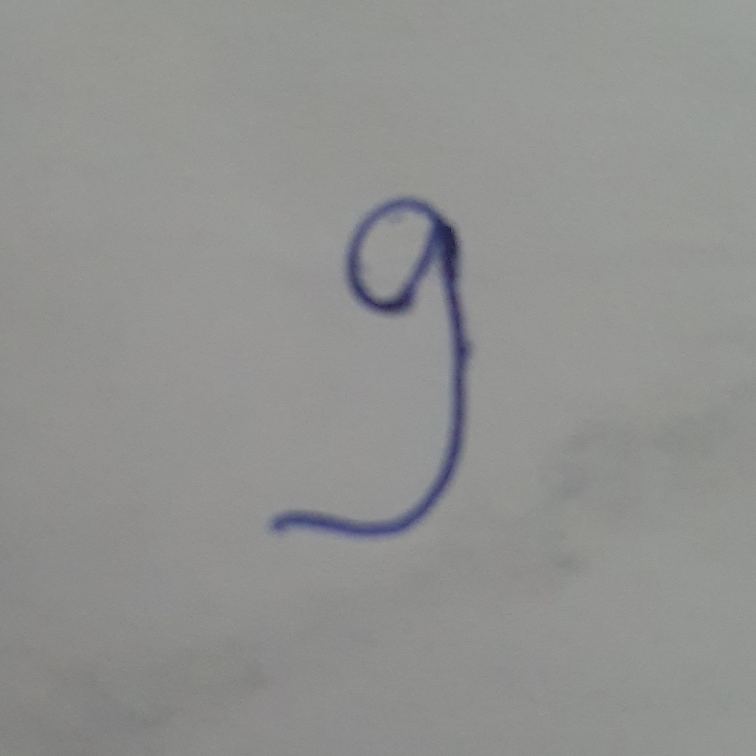
#> input picture Chapter 03/Computer Vision/day2/9.jpg, 3024 x 3024 px (shown at 1/4 size)
$ jupyter execute --allow-errors dig_class.ipynb
#> lines starting #> are read from the running program, lines starting #| are printed output that depends on the picture; after the words box and inside, x2 and y2 are one past the last pixel; in counts of white or black regions, pixels touching at a corner belong together
[cell 1]
#Importing needed packages
import pandas as pd
import numpy as np
import matplotlib.pyplot as plt
import torch
import torch.nn as nn
import torch.nn.functional as F
from torchvision import datasets, transforms
from torch.utils.data import DataLoader
import torch.optim as optim
import time

torch.manual_seed(0)
#> (this line was passed over: torch is not available in this run)

[cell 2]
class Network(nn.Module):
    def __init__(self):
        super(Network, self).__init__()
        self.conv1=nn.Conv2d(1, 32, 5, padding=1, stride=2)
        self.pool=nn.MaxPool2d(2,2)

        self.conv2=nn.Conv2d(32, 16, 5)
        self.fc1=nn.Linear(16*1*1, 128)
        self.fc2=nn.Linear(128, 64)
        self.fc3=nn.Linear(64,10)

    def forward(self, x):
        #print(x.shape)
        x=self.pool(F.relu(self.conv1(x)))
        x=self.pool(F.relu(self.conv2(x)))
        #print(x.shape)
        x=x.view(x.shape[0], -1)
        x=F.relu(self.fc1(x))
        x=F.relu(self.fc2(x))
        x=self.fc3(x)
        #x=F.softmax(x, dim=1)
        return x

#> (the rest of this cell did not finish here and is left out)

#> (a cell that did not finish here is left out)

#> (a cell that did not finish here is left out)

[cell 5]
import cv2
import matplotlib.pyplot as plt
img=cv2.imread('9.jpg')
#> img is the input picture: shape (3024, 3024, 3); mean B, G, R 144.3, 145.8, 145.3
rgb_img=img.copy()
rgb_img=cv2.cvtColor(rgb_img, cv2.COLOR_BGR2RGB)
gray_img=rgb_img.copy()
gray_img=cv2.cvtColor(gray_img,cv2.COLOR_RGB2GRAY)
retval, threshold = cv2.threshold(gray_img, 0,255, cv2.THRESH_BINARY_INV+cv2.THRESH_OTSU)
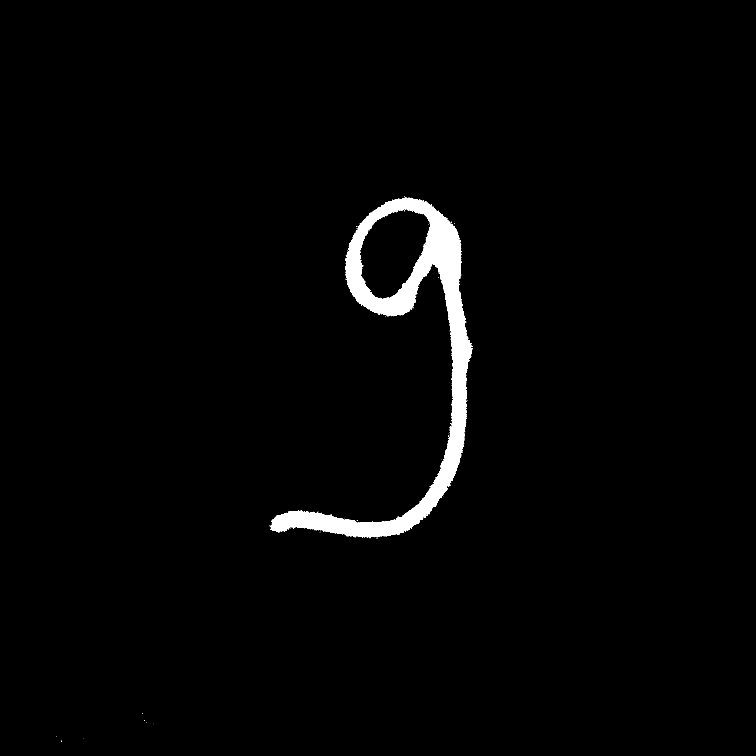
#> threshold: shape (3024, 3024) (shown at 1/4 size); 1.9% white; 73 white regions (72 under 20 px)
#> retval = 119
#plt.imshow(threshold)
contours, hierarchy = cv2.findContours(threshold, cv2.RETR_EXTERNAL,cv2.CHAIN_APPROX_NONE)
#> contours = 64 contours, 63 with area under 20; largest, box (x1, y1, x2, y2) and area: (1081, 790, 1890, 2153) 244217
sorted_contours=sorted(contours, key=cv2.contourArea, reverse=True)
#> sorted_contours has the same summary as contours
copy_img=rgb_img.copy()
drawing=cv2.drawContours(copy_img, sorted_contours[0], -1, (0,255,0),2)
x,y,w,h = cv2.boundingRect(sorted_contours[0])
#> x = 1081; y = 790; w = 809; h = 1363
x = x-300
#> x = 781
y=y-400
#> y = 390
w = w+600
#> w = 1409
h = h+600
#> h = 1963
copy=rgb_img.copy()
rect=cv2.rectangle(copy, (x,y), (x+w, y+h),(0,255,0), 2)
croped_img=threshold[y:y+h,x:x+w]
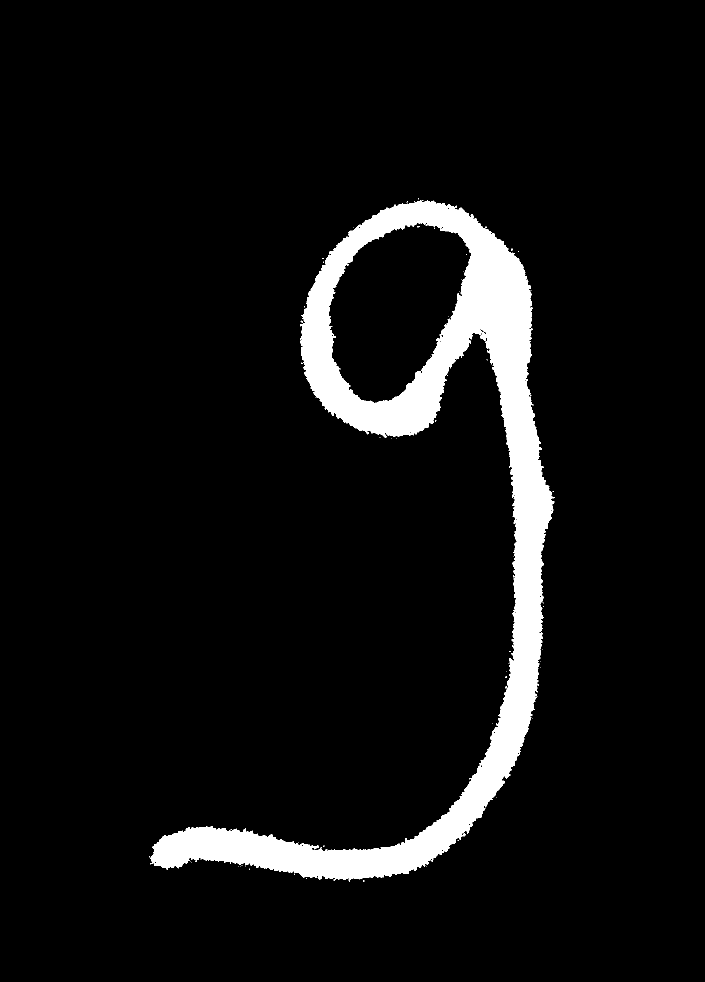
#> croped_img: shape (1963, 1409) (shown at 1/2 size); 6.4% white; 65 white regions (64 under 20 px), largest, box (x1, y1, x2, y2) and area: (300, 400, 1109, 1763) 177027
plt.figure(figsize=(15,10))
plt.imshow(croped_img)

[cell 6]
kernel=cv2.getStructuringElement(cv2.MORPH_CROSS, (15,15))
dst=cv2.dilate(croped_img, kernel, iterations=15)
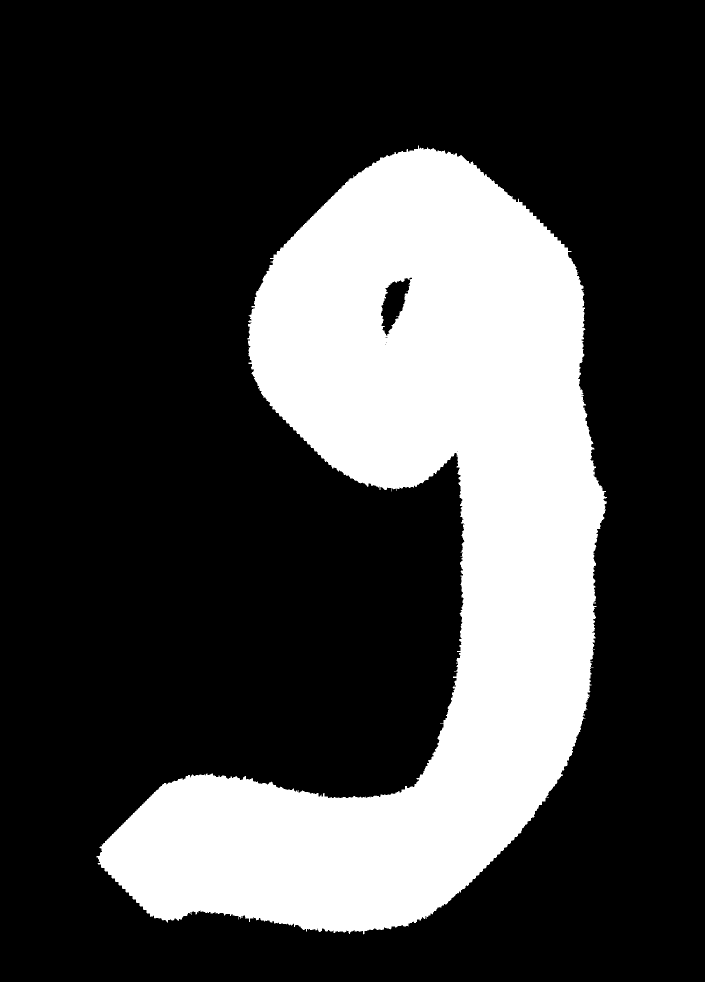
#> dst: shape (1963, 1409) (shown at 1/2 size); 26.1% white; 1 white region, box (x1, y1, x2, y2) and area: (193, 291, 1214, 1869) 723265
dst=cv2.morphologyEx(dst, cv2.MORPH_OPEN, kernel)
dst=cv2.erode(dst, kernel, iterations=5)
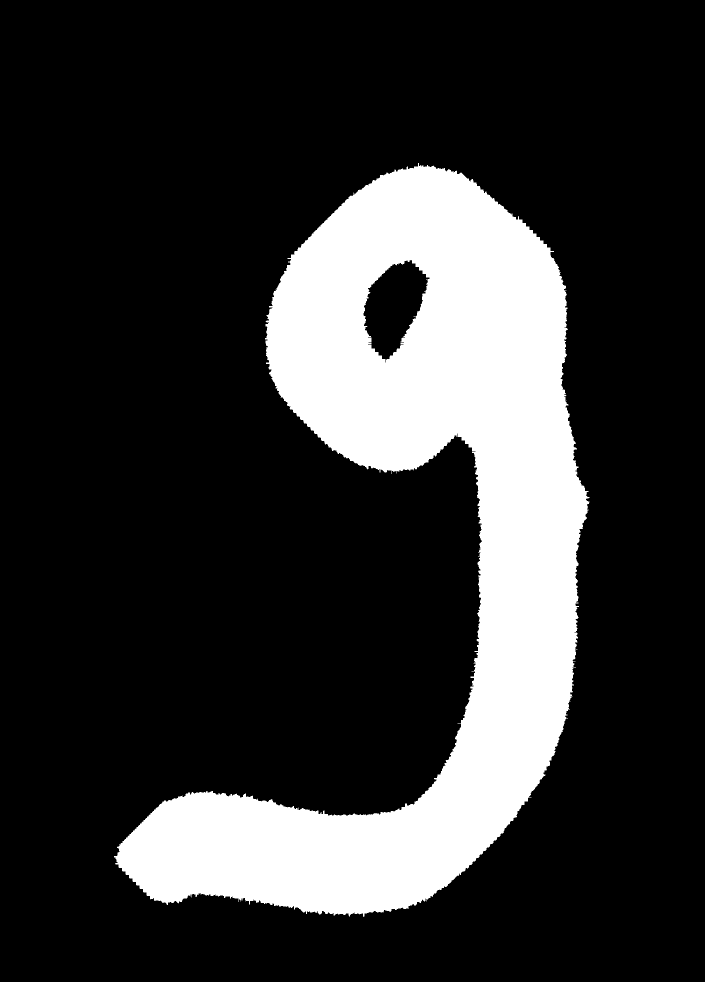
#> dst: shape (1963, 1409) (shown at 1/2 size); 20% white; 1 white region, box (x1, y1, x2, y2) and area: (228, 326, 1179, 1834) 552084
dst=cv2.resize(dst, (28,28))
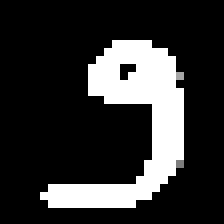
#> dst: shape (28, 28) (shown 8 times larger); min 0, max 255, mean 50.5
filename='output.png'
cv2.imwrite(filename, dst)
plt.imshow(dst, cmap='gray')

$ run again, with Chapter 03/Computer Vision/day2/2.jpg copied over Chapter 03/Computer Vision/day2/9.jpg
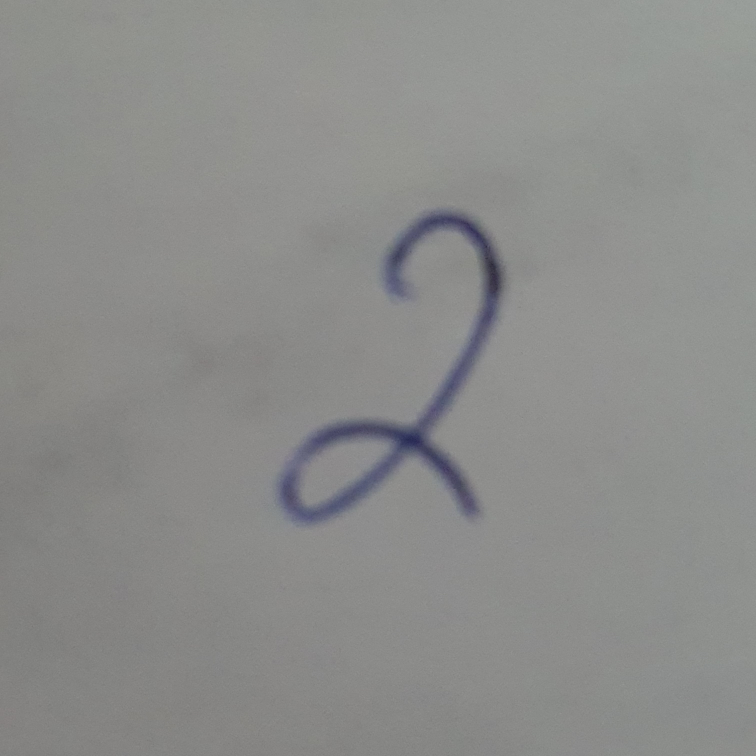
#> input picture Chapter 03/Computer Vision/day2/2.jpg, 3024 x 3024 px (shown at 1/4 size)
#> img is the input picture: shape (3024, 3024, 3); mean B, G, R 138.7, 140.3, 139.8
#> `retval, threshold = cv2.threshold(gray_img, 0,255, cv2.THRESH_BINARY_I..`:
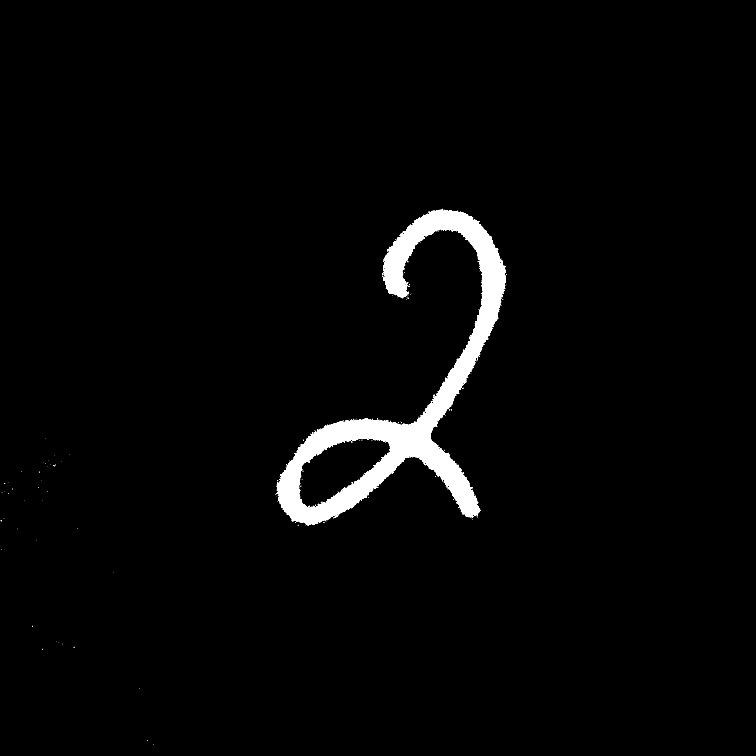
#> threshold: shape (3024, 3024) (shown at 1/4 size); 2.5% white; 202 white regions (198 under 20 px)
#> retval = 118
#> contours = 177 contours, 175 with area under 20; largest, box (x1, y1, x2, y2) and area: (1102, 839, 2024, 2102) 283920, (1333, 2061, 1353, 2073) 43
#> sorted_contours has the same summary as contours
#> `x,y,w,h = cv2.boundingRect(sorted_contours[0])`: x = 1102; y = 839; w = 922; h = 1263
#> `x = x-300`: x = 802
#> `y=y-400`: y = 439
#> `w = w+600`: w = 1522
#> `h = h+600`: h = 1863
#> croped_img: shape (1863, 1522); 8.1% white; 159 white regions (155 under 20 px), largest, box (x1, y1, x2, y2) and area: (300, 400, 1222, 1663) 228856, (531, 1622, 551, 1634) 66, (1003, 481, 1010, 487) 22, (829, 704, 836, 709) 20
#> `dst=cv2.resize(dst, (28,28))`:
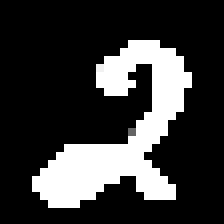
#> dst: shape (28, 28) (shown 8 times larger); min 0, max 255, mean 56.7
